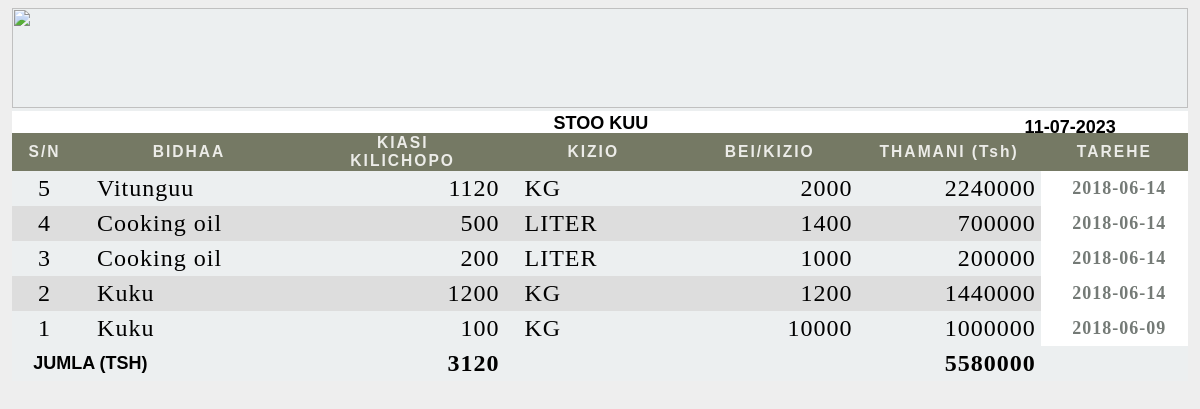
The app's page /reports-form/manejor_karatasi_d.php (signed in) with its own data.
### tables this page shows
CREATE TABLE `main_store` (
  `ID` int(100) UNSIGNED NOT NULL,
  `user_id` int(100) UNSIGNED NOT NULL,
  `ITEMS` varchar(100) NOT NULL,
  `TOTAL_AMOUNT` varchar(100) NOT NULL,
  `BALANCE` varchar(100) NOT NULL,
  `UNIT_MESSURE` varchar(100) NOT NULL,
  `UNIT_COST` int(100) UNSIGNED NOT NULL,
  `TOTAL_COST` int(100) UNSIGNED NOT NULL,
  `Total_cost_balance` varchar(100) NOT NULL,
  `Time_enta` time NOT NULL,
  `date_enta` date NOT NULL
);

### reports-form/manejor_karatasi_d.php (the view, shortened to what this page needs)
<!DOCTYPE html>
<html>
<head>
  <link rel="stylesheet" type="text/css" href="../css/prch_orda_form.css">
</head>
<body id="kts-b-body">
           <article class="lft-menu-list_mnj" >
              <div class="contents-list-prch_rpot">
          <table border="0" cellspacing="0">
            <tr >
              <th class="logo_row" colspan="9">
                <img src="report_img/ako2.jpg">
              </th>
            </tr>
           <tr >
             <td class="headings_row_main_store" colspan="9">
               <div class="main_heding_main_store">
                 <div> <p>STOO KUU</p> </div>
                 <div class="date_main_store_a">
                   <?php echo date('d-m-Y');?>
                 </div>
               </div>
              </td>
           </tr>
          <tr class="row-thead_b">
              <th class="th1">S/N</th>
              <th class="th2">BIDHAA</th>
               <th class="th3">KIASI<BR> KILICHOPO</th>
               <th class="th4">KIZIO</th>
               <th class="th5">BEI/KIZIO</th>
               <th class="th6">THAMANI (Tsh)</th>
               <th class="th7">TAREHE</th>
          </tr>
            <?php
             $conn=mysqli_connect('localhost','root','');
             mysqli_select_db($conn,'menu_mpya');
             $slct="SELECT * FROM  main_store ORDER BY ID DESC";
             $process=mysqli_query($conn,$slct);
             $count=mysqli_num_rows( $process);
             if ($count) {
                while ($rows=mysqli_fetch_array($process)) {
                  $id=$rows['ID'];
                  $itm=$rows['ITEMS'];
                  $itm_amt=$rows['TOTAL_AMOUNT'];
                  $un_ms=$rows['UNIT_MESSURE'];
                  $un_cst=$rows['UNIT_COST'];
                  $t_cst=$rows['TOTAL_COST'];
                  $date=$rows['date_enta'];
                  $sum_amnt +=  $rows['TOTAL_AMOUNT'];
                  $sum_tcost += $rows['TOTAL_COST'];
                  echo "<tr class='tr_a'>";
                  echo "<td class='list_clmn_mnj_b date_nt_b'>$id</td>";
                  echo "<td class='list_clmn_mnj_b indent_b'>$itm</td>";
                  echo "<td class='list_clmn_mnj_b qtity'>$itm_amt</td>";
                  echo "<td class='list_clmn_mnj_b indent_b'>$un_ms</td>";
                  echo "<td class='list_clmn_mnj_b qtity'>$un_cst</td>";
                  echo "<td class='list_clmn_mnj_b qtity'>$t_cst</td>";
                  echo "<td class='list_clmn_mnj_b date_nt_b durtion_d'>$date</td>";
                  echo"</tr>";
                }
                 echo "<tr class='whole_row'>";
                  echo "<td class='indent_b' colspan='2'>";echo"JUMLA (TSH)";echo "</td>";
                  echo "<td class='list_clmn_mnj_b qtity'>";echo $sum_amnt;echo"</td>";
                  echo "<td class='list_clmn_mnj_b date_nt'>";echo"</td>";
                  echo "<td class='list_clmn_mnj_b qtity'>";echo"</td>";
                  echo "<td class='list_clmn_mnj_b qtity'>"; echo $sum_tcost; echo"</td>";
                  echo "<td class='list_clmn_mnj_b date_nt_b'>";echo"</td>";
                  echo "</tr>";
             }
            ?>
          </table>
     </div>
           </article>
</body>
</html>

### css/prch_orda_form.css (style rules this page uses)
#kts-b-body { overflow:hidden; background-color: #eeeeee; }
.contents-list-prch_rpot { width: 99.3%; max-height: 470px; padding: 0px; margin: 0px auto 0px auto; border: 0px solid blue; }
.contents-list-prch_rpot table { width:100%; margin: 0px 0px; border: none; background-color: #ECEFF0; font-family:arial; font-size: 12px; }
.logo_row { width: 99%; height: 100px; padding: 0px; }
.logo_row img { width: 100%; height: 100px; margin: 0px 0px -5px 0px; }
.field_data label,p { display: inline-block; }
.field_data_grn label,p { display: inline-block; }
.field_data_trh label,p { display: inline-block; }
.field_data_no label,p { display: inline-block; }
.row-thead_acc,.row-thead,.row-thead_a, .row-thead_b { background-color: #757964; color: #ecece8; }
.row-thead_b th { margin: 0px 0px 0px 0px; font-size: 1.3vmax; font-weight: bold; font-family: arial; height: 10px; text-align: center; letter-spacing: 2px; }
.list_clmn_mnj_b { width: 20px; padding: 4px 0px 4px 0px; font-size: 2vmax; font-family: tahoma; letter-spacing: 1px; }
.durtion_d { background-color: #ffffff; color: #747A76; font-weight: bold; text-indent:10px; font-size:1.5vmax; letter-spacing: 1px; }
.indent_b { text-indent: 20px; }
.table-tr:nth-child(odd), .tr_a:nth-child(odd) { background-color: #dddddd; }
.qtity { text-align:right; padding-right: 5px; }
.date_nt { text-align: center; font-size: 1vmax; }
.date_nt_b { text-align: center; }
.th1 { width: 5px; }
.th2 { width: 100px; }
.th3 { width: 50px; }
.whole_row { font-weight: bold; font-size: 1.5vmax; }
.main_heding_main_store { width: 99.8%; height: 18px; text-align: center; border: 0px dotted red; margin: 0px 0px 0px 0px; padding: 2px; overflow: hidden; }
.main_heding_main_store p { margin: 0px 0px 0px 0px; font-size: 1.5vmax; font-weight: bold; font-family: arial; }
.headings_row_main_store { width: 100%; height: 18px; padding: 0px; overflow: hidden; background-color: #ffffff; }
.date_main_store_a { width: 20%; float: right; height: 18px; padding: 0px; margin-top:-17px; border: 0px dotted green; font-size: 1.5vmax; font-weight: bold; }

### records on screen
main_store: ID "5", ITEMS "Vitunguu", TOTAL_AMOUNT "1120", UNIT_MESSURE "KG", UNIT_COST "2000", TOTAL_COST "2240000", date_enta "2018-06-14"
main_store: ID "4", ITEMS "Cooking oil", TOTAL_AMOUNT "500", UNIT_MESSURE "LITER", UNIT_COST "1400", TOTAL_COST "700000", date_enta "2018-06-14"
main_store: ID "3", ITEMS "Cooking oil", TOTAL_AMOUNT "200", UNIT_MESSURE "LITER", UNIT_COST "1000", TOTAL_COST "200000", date_enta "2018-06-14"
main_store: ID "2", ITEMS "Kuku", TOTAL_AMOUNT "1200", UNIT_MESSURE "KG", UNIT_COST "1200", TOTAL_COST "1440000", date_enta "2018-06-14"
main_store: ID "1", ITEMS "Kuku", TOTAL_AMOUNT "100", UNIT_MESSURE "KG", UNIT_COST "10000", TOTAL_COST "1000000", date_enta "2018-06-09"

### other values on screen
$sum_amnt "3120"
$sum_tcost "5580000"
